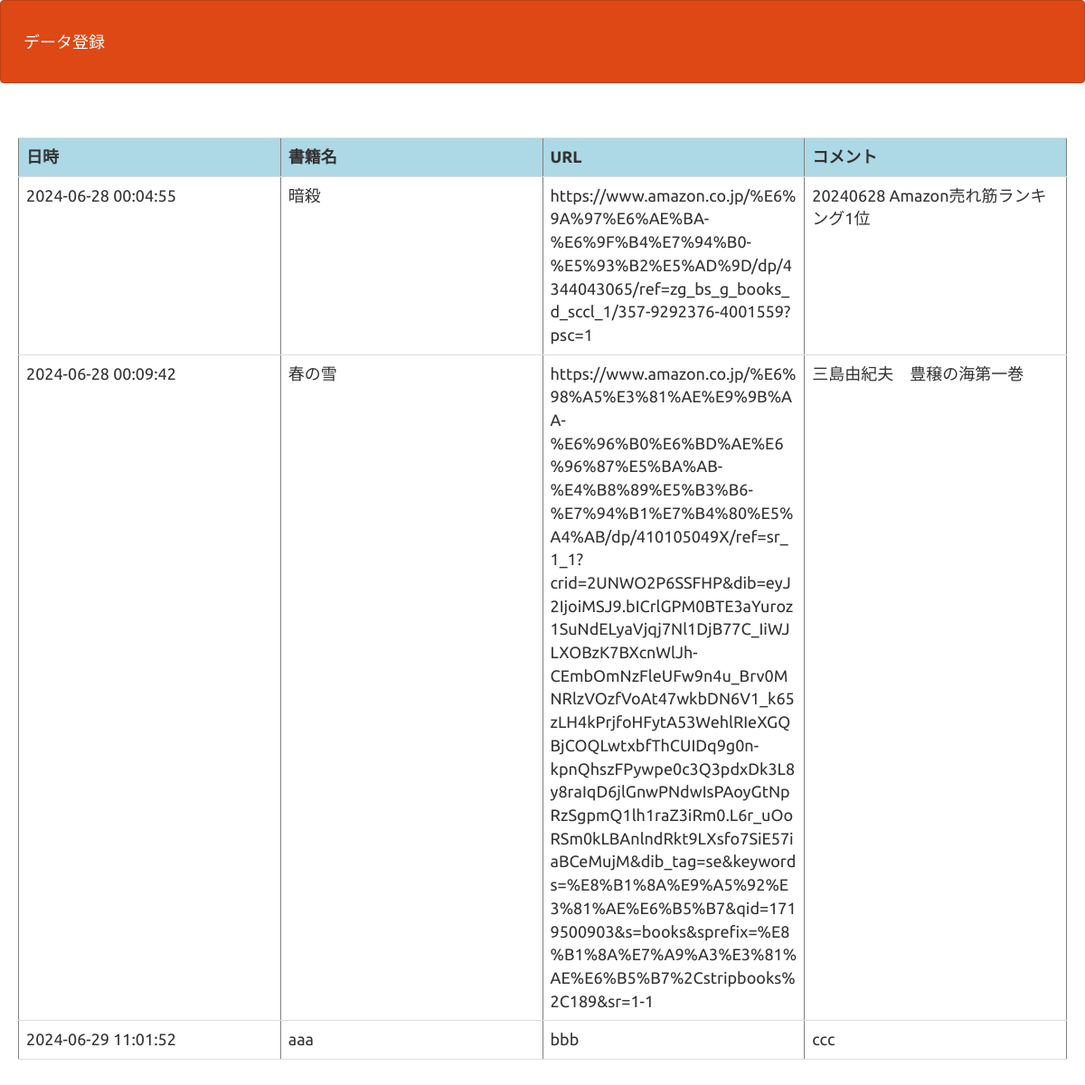
The page /select.php on the database its author committed.
### tables this page shows
CREATE TABLE `gs_bm_table` (
  `id` int(12) NOT NULL,
  `name` varchar(64) NOT NULL,
  `url` text NOT NULL,
  `comment` text NOT NULL,
  `date` datetime NOT NULL
);

### select.php (the view, shortened to what this page needs)
<?php
try {
  $pdo = new PDO('mysql:dbname=gs_db_kadai;charset=utf8;host=localhost', 'root', '');
} catch (PDOException $e) {
  exit('DBConnectError:'.$e->getMessage());
}
$stmt = $pdo->prepare("SELECT * FROM gs_bm_table");
$status = $stmt->execute();
$table="";
if ($status==false) {
  $error = $stmt->errorInfo();
  exit("ErrorQuery:".$error[2]);
}else{
    $table .= '<table border="1" class="table">';
    $table .= '<tr><th>日時</th><th>書籍名</th><th>URL</th><th>コメント</th></tr>';
    while ($result = $stmt->fetch(PDO::FETCH_ASSOC)) {
      $table .= '<tr>';
      $table .= '<td class="date">' . htmlspecialchars($result['date']) . '</td>';
      $table .= '<td class="name">' . htmlspecialchars($result['name']) . '</td>';
      $table .= '<td class="url">' . htmlspecialchars($result['url']) . '</td>';
      $table .= '<td class="comment">' . htmlspecialchars($result['comment']) . '</td>';
      $table .= '</tr>';
    }
    $table .= '</table>';
}
?>
<!DOCTYPE html>
<html lang="ja">
<head>
<link rel="stylesheet" href="css/range.css">
<link href="css/bootstrap.min.css" rel="stylesheet">
</head>
<body id="main">
<header>
  <nav class="navbar navbar-default">
    <div class="container-fluid">
      <div class="navbar-header">
      <a class="navbar-brand" href="index.php">データ登録</a>
      </div>
    </div>
  </nav>
</header>
<div>
    <div class="table"><?= $table ?></div>
</div>
</body>
</html>

### select.php (style rules this page uses)
div { padding: 10px;font-size:16px; }
table { width: 100%; border-collapse: collapse; margin: 20px 0; font-size: 18px; text-align: left; table-layout: fixed; word-wrap: break-word; }
th, td { padding: 12px; border-bottom: 1px solid #ddd; }
th { background-color: lightblue; }
.navbar { margin-bottom: 20px; }

### rows shown on the page
gs_bm_table: date "2024-06-28 00:04:55", name "暗殺", url "https://www.amazon.co.jp/%E6%9A%97%E6%AE%BA-%E6%9F%B4%E7%94%B0-%E5%93%B2%E5%AD%9D/dp/4344043065/ref=zg_bs_g_books_d_sccl_1/357-9292376-4001559?psc=1", comment "20240628 Amazon売れ筋ランキング1位"
gs_bm_table: date "2024-06-28 00:09:42", name "春の雪", url "https://www.amazon.co.jp/%E6%98%A5%E3%81%AE%E9%9B%AA-%E6%96%B0%E6%BD%AE%E6%96%87%E5%BA%AB-%E4%B8%89%E5%B3%B6-%E7%94%B1%E7%B4%80%E5%A4%AB/dp/410105049X/ref=sr_1_1?crid=2UNWO2P6SSFHP&dib=eyJ2IjoiMSJ9.bICrlGPM0BTE3aYuroz1SuNdELyaVjqj7Nl1DjB77C_IiWJLXOBzK7BXcnWlJh-CEmbOmNzFleUFw9n4u_Brv0MNRlzVOzfVoAt47wkbDN6V1_k65zLH4kPrjfoHFytA53WehlRIeXGQBjCOQLwtxbfThCUIDq9g0n-kpnQhszFPywpe0c3Q3pdxDk3L8y8raIqD6jlGnwPNdwIsPAoyGtNpRzSgpmQ1lh1raZ3iRm0.L6r_uOoRSm0kLBAnlndRkt9LXsfo7SiE57iaBCeMujM&dib_tag=se&keywords=%E8%B1%8A%E9%A5%92%E3%81%AE%E6%B5%B7&qid=1719500903&s=books&sprefix=%E8%B1%8A%E7%A9%A3%E3%81%AE%E6%B5%B7%2Cstripbooks%2C189&sr=1-1", comment "三島由紀夫 豊穣の海第一巻"
gs_bm_table: date "2024-06-29 11:01:52", name "aaa", url "bbb", comment "ccc"
